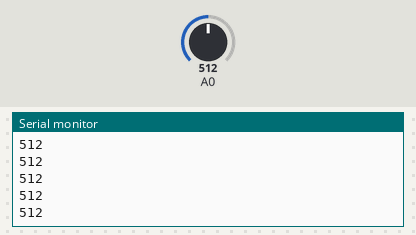
Recording of a sketch running on a simulated Arduino Uno, built with avr-gcc and run on an emulated ATmega328P. Parts: the last lines printed to the serial monitor. The test bench sets the inputs (shaded band); at power-on: A0 = 512.

Above: at 1.2 s.
1.3 s: A0 set to 716
At 1.56 s:
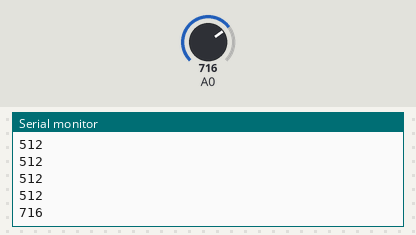
2.8 s: A0 set to 900
At 2.96 s:
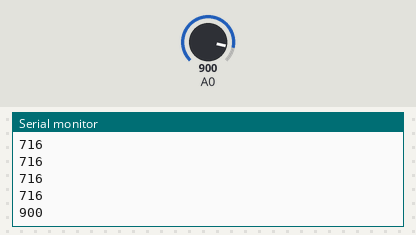
Timing chart, 0 to 5.8 s (numbered marks = the images above; inputs shaded):
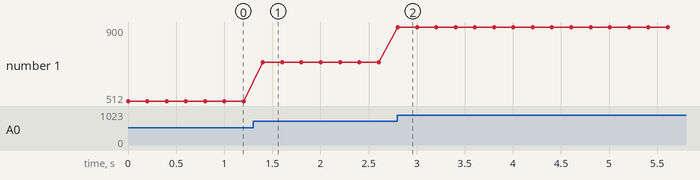

The sketch:

ADCWorkingCode.ino
```cpp
void setup()
{
    Serial.begin(115200);
}

void loop()
{
    int sensorValue = analogRead(A0);

    Serial.println(sensorValue);

    delay(200);
}
```

Measured:
- after the input at 1.3 s, the serial monitor: prints a new line after 0.10 s (image 1)
- after the input at 2.8 s, the serial monitor: prints a new line at once (image 2)
- plotted number 1: 512 → 716 after the input at 1.3 s, 716 → 900 after the input at 2.8 s
